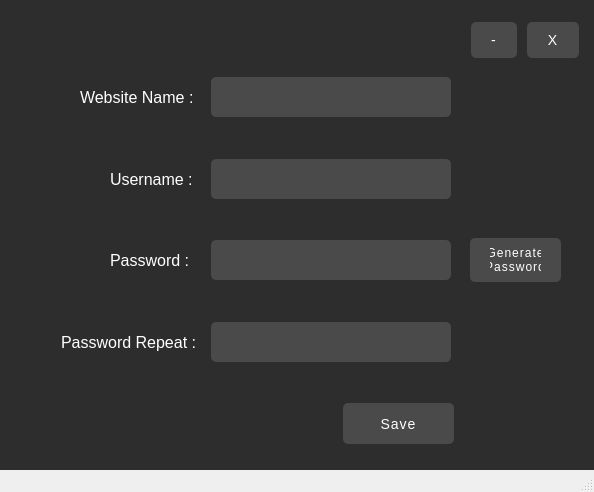
<?xml version="1.0" encoding="UTF-8"?>
<ui version="4.0">
 <class>MainWindow_2</class>
 <widget class="QMainWindow" name="MainWindow_2">
  <property name="geometry">
   <rect>
    <x>0</x>
    <y>0</y>
    <width>594</width>
    <height>492</height>
   </rect>
  </property>
  <property name="windowTitle">
   <string>MainWindow</string>
  </property>
  <widget class="QWidget" name="centralwidget">
   <property name="styleSheet">
    <string notr="true">#centralwidget{
background: #2d2d2d;
background-repeat: no-repeat;
background-position: center;
background-size: cover;
}
</string>
   </property>
   <widget class="QWidget" name="layoutWidget_2">
    <property name="geometry">
     <rect>
      <x>18</x>
      <y>10</y>
      <width>561</width>
      <height>60</height>
     </rect>
    </property>
    <layout class="QHBoxLayout" name="horizontalLayout_6">
     <property name="spacing">
      <number>10</number>
     </property>
     <item>
      <widget class="QPushButton" name="back_frost">
       <property name="text">
        <string/>
       </property>
       <property name="icon">
        <iconset>
         <normaloff>../Resimler/points_beyaz.png</normaloff>../Resimler/points_beyaz.png</iconset>
       </property>
       <property name="iconSize">
        <size>
         <width>50</width>
         <height>50</height>
        </size>
       </property>
       <property name="flat">
        <bool>true</bool>
       </property>
      </widget>
     </item>
     <item>
      <spacer name="horizontalSpacer_10">
       <property name="orientation">
        <enum>Qt::Horizontal</enum>
       </property>
       <property name="sizeHint" stdset="0">
        <size>
         <width>40</width>
         <height>20</height>
        </size>
       </property>
      </spacer>
     </item>
     <item>
      <widget class="QPushButton" name="alta_al">
       <property name="font">
        <font>
         <pointsize>-1</pointsize>
        </font>
       </property>
       <property name="styleSheet">
        <string notr="true">QPushButton {
  background-color: #4A4A4A;
  color: #fff;
  padding: 10px 20px;
  border: none;
  border-radius: 5px;
  font-size: 14px;

  letter-spacing: 1px;
  transition: background-color 0.2s ease-in-out;
}

QPushButton:hover {
  background-color: #666;
}

QPushButton:pressed {
  background-color: #333;
}
</string>
       </property>
       <property name="text">
        <string>-</string>
       </property>
      </widget>
     </item>
     <item>
      <spacer name="horizontalSpacer_11">
       <property name="orientation">
        <enum>Qt::Horizontal</enum>
       </property>
       <property name="sizeType">
        <enum>QSizePolicy::Fixed</enum>
       </property>
       <property name="sizeHint" stdset="0">
        <size>
         <width>0</width>
         <height>20</height>
        </size>
       </property>
      </spacer>
     </item>
     <item>
      <widget class="QPushButton" name="close">
       <property name="styleSheet">
        <string notr="true">QPushButton {
  background-color: #4A4A4A;
  color: #fff;
  padding: 10px 20px;
  border: none;
  border-radius: 5px;
  font-size: 14px;

  letter-spacing: 1px;
  transition: background-color 0.2s ease-in-out;
}

QPushButton:hover {
  background-color: #666;
}

QPushButton:pressed {
  background-color: #333;
}
</string>
       </property>
       <property name="text">
        <string>X</string>
       </property>
      </widget>
     </item>
    </layout>
   </widget>
   <widget class="QLineEdit" name="password">
    <property name="geometry">
     <rect>
      <x>211</x>
      <y>240</y>
      <width>240</width>
      <height>40</height>
     </rect>
    </property>
    <property name="minimumSize">
     <size>
      <width>240</width>
      <height>40</height>
     </size>
    </property>
    <property name="maximumSize">
     <size>
      <width>240</width>
      <height>40</height>
     </size>
    </property>
    <property name="font">
     <font>
      <family>System</family>
      <pointsize>12</pointsize>
      <weight>50</weight>
      <bold>false</bold>
     </font>
    </property>
    <property name="styleSheet">
     <string notr="true">#password {
  background-color: #4A4A4A;
  color: #fff;
  padding: 5px 10px;
  border: none;
  border-radius: 5px;
}

#password:focus {
border: 2px solid #fff;
  outline: none;
}


</string>
    </property>
    <property name="echoMode">
     <enum>QLineEdit::Normal</enum>
    </property>
    <property name="placeholderText">
     <string/>
    </property>
   </widget>
   <widget class="QLabel" name="label_4">
    <property name="geometry">
     <rect>
      <x>52</x>
      <y>316</y>
      <width>149</width>
      <height>52</height>
     </rect>
    </property>
    <property name="styleSheet">
     <string notr="true">color: #fff;
  border-radius: 5px;
  padding: 5px;
  font-size: 16px;</string>
    </property>
    <property name="text">
     <string>Password Repeat :</string>
    </property>
   </widget>
   <widget class="QLineEdit" name="username">
    <property name="geometry">
     <rect>
      <x>211</x>
      <y>159</y>
      <width>240</width>
      <height>40</height>
     </rect>
    </property>
    <property name="minimumSize">
     <size>
      <width>240</width>
      <height>40</height>
     </size>
    </property>
    <property name="maximumSize">
     <size>
      <width>240</width>
      <height>40</height>
     </size>
    </property>
    <property name="font">
     <font>
      <family>System</family>
      <pointsize>12</pointsize>
      <weight>50</weight>
      <bold>false</bold>
     </font>
    </property>
    <property name="styleSheet">
     <string notr="true">#username {
  background-color: #4A4A4A;
  color: #fff;
  padding: 5px 10px;
  border: none;
  border-radius: 5px;
}

#username:focus {
border: 2px solid #fff;
  outline: none;
}


</string>
    </property>
    <property name="inputMask">
     <string/>
    </property>
    <property name="placeholderText">
     <string/>
    </property>
   </widget>
   <widget class="QLineEdit" name="website">
    <property name="geometry">
     <rect>
      <x>211</x>
      <y>77</y>
      <width>240</width>
      <height>40</height>
     </rect>
    </property>
    <property name="minimumSize">
     <size>
      <width>240</width>
      <height>40</height>
     </size>
    </property>
    <property name="maximumSize">
     <size>
      <width>240</width>
      <height>40</height>
     </size>
    </property>
    <property name="font">
     <font>
      <family>System</family>
      <pointsize>12</pointsize>
      <weight>50</weight>
      <bold>false</bold>
     </font>
    </property>
    <property name="styleSheet">
     <string notr="true">#website {
  background-color: #4A4A4A;
  color: #fff;
  padding: 5px 10px;
  border: none;
  border-radius: 5px;
}

#website:focus {
border: 2px solid #fff;
  outline: none;
}


</string>
    </property>
    <property name="inputMask">
     <string/>
    </property>
    <property name="text">
     <string/>
    </property>
    <property name="placeholderText">
     <string/>
    </property>
   </widget>
   <widget class="QLabel" name="label">
    <property name="geometry">
     <rect>
      <x>101</x>
      <y>153</y>
      <width>100</width>
      <height>52</height>
     </rect>
    </property>
    <property name="styleSheet">
     <string notr="true">color: #fff;
  border-radius: 5px;
  padding: 5px;
  font-size: 16px;</string>
    </property>
    <property name="text">
     <string>Username :</string>
    </property>
   </widget>
   <widget class="QLineEdit" name="password_repeat">
    <property name="geometry">
     <rect>
      <x>211</x>
      <y>322</y>
      <width>240</width>
      <height>40</height>
     </rect>
    </property>
    <property name="minimumSize">
     <size>
      <width>240</width>
      <height>40</height>
     </size>
    </property>
    <property name="maximumSize">
     <size>
      <width>40</width>
      <height>40</height>
     </size>
    </property>
    <property name="font">
     <font>
      <family>System</family>
      <pointsize>12</pointsize>
      <weight>50</weight>
      <bold>false</bold>
     </font>
    </property>
    <property name="styleSheet">
     <string notr="true">#password_repeat {
  background-color: #4A4A4A;
  color: #fff;
  padding: 5px 10px;
  border: none;
  border-radius: 5px;
}

#password_repeat:focus {
border: 2px solid #fff;
  outline: none;
}


</string>
    </property>
    <property name="echoMode">
     <enum>QLineEdit::Normal</enum>
    </property>
    <property name="placeholderText">
     <string/>
    </property>
   </widget>
   <widget class="QPushButton" name="pushButton_2">
    <property name="geometry">
     <rect>
      <x>343</x>
      <y>403</y>
      <width>111</width>
      <height>41</height>
     </rect>
    </property>
    <property name="minimumSize">
     <size>
      <width>111</width>
      <height>41</height>
     </size>
    </property>
    <property name="maximumSize">
     <size>
      <width>111</width>
      <height>41</height>
     </size>
    </property>
    <property name="styleSheet">
     <string notr="true">QPushButton {
  background-color: #4A4A4A;
  color: #fff;
  padding: 10px 20px;
  border: none;
  border-radius: 5px;
  font-size: 14px;

  letter-spacing: 1px;
  transition: background-color 0.2s ease-in-out;
}

QPushButton:hover {
  background-color: #666;
}

QPushButton:pressed {
  background-color: #333;
}
</string>
    </property>
    <property name="text">
     <string>Save</string>
    </property>
   </widget>
   <widget class="QLabel" name="label_2">
    <property name="geometry">
     <rect>
      <x>101</x>
      <y>235</y>
      <width>96</width>
      <height>51</height>
     </rect>
    </property>
    <property name="styleSheet">
     <string notr="true">color: #fff;
  border-radius: 5px;
  padding: 5px;
  font-size: 16px;</string>
    </property>
    <property name="text">
     <string>Password :</string>
    </property>
   </widget>
   <widget class="QLabel" name="label_3">
    <property name="geometry">
     <rect>
      <x>71</x>
      <y>72</y>
      <width>130</width>
      <height>51</height>
     </rect>
    </property>
    <property name="styleSheet">
     <string notr="true">color: #fff;
  border-radius: 5px;
  padding: 5px;
  font-size: 16px;</string>
    </property>
    <property name="text">
     <string>Website Name :</string>
    </property>
   </widget>
   <widget class="QPushButton" name="pushButton">
    <property name="geometry">
     <rect>
      <x>470</x>
      <y>238</y>
      <width>91</width>
      <height>44</height>
     </rect>
    </property>
    <property name="minimumSize">
     <size>
      <width>0</width>
      <height>44</height>
     </size>
    </property>
    <property name="maximumSize">
     <size>
      <width>16777215</width>
      <height>44</height>
     </size>
    </property>
    <property name="styleSheet">
     <string notr="true">QPushButton {
  background-color: #4A4A4A;
  color: #fff;
  padding: 10px 20px;
  border: none;
  border-radius: 5px;
  font-size: 12px;

  letter-spacing: 1px;
  transition: background-color 0.2s ease-in-out;
}

QPushButton:hover {
  background-color: #666;
}

QPushButton:pressed {
  background-color: #333;
}
</string>
    </property>
    <property name="text">
     <string>Generate
Password</string>
    </property>
   </widget>
   <widget class="QLabel" name="label_5">
    <property name="geometry">
     <rect>
      <x>300</x>
      <y>-340</y>
      <width>341</width>
      <height>561</height>
     </rect>
    </property>
    <property name="text">
     <string/>
    </property>
    <property name="pixmap">
     <pixmap>../Resimler/smoke_beyaz.png</pixmap>
    </property>
   </widget>
   <widget class="QLabel" name="label_6">
    <property name="geometry">
     <rect>
      <x>-150</x>
      <y>370</y>
      <width>501</width>
      <height>571</height>
     </rect>
    </property>
    <property name="text">
     <string/>
    </property>
    <property name="pixmap">
     <pixmap>../Resimler/smoke_beyaz.png</pixmap>
    </property>
   </widget>
   <zorder>label_6</zorder>
   <zorder>label_5</zorder>
   <zorder>password</zorder>
   <zorder>username</zorder>
   <zorder>label</zorder>
   <zorder>label_2</zorder>
   <zorder>website</zorder>
   <zorder>label_3</zorder>
   <zorder>pushButton_2</zorder>
   <zorder>horizontalSpacer_3</zorder>
   <zorder>layoutWidget_2</zorder>
   <zorder>password</zorder>
   <zorder>label_4</zorder>
   <zorder>username</zorder>
   <zorder>website</zorder>
   <zorder>label</zorder>
   <zorder>password_repeat</zorder>
   <zorder>pushButton_2</zorder>
   <zorder>label_2</zorder>
   <zorder>label_3</zorder>
   <zorder>pushButton</zorder>
  </widget>
  <widget class="QMenuBar" name="menubar">
   <property name="geometry">
    <rect>
     <x>0</x>
     <y>0</y>
     <width>594</width>
     <height>21</height>
    </rect>
   </property>
  </widget>
  <widget class="QStatusBar" name="statusbar"/>
 </widget>
 <resources/>
 <connections/>
</ui>
